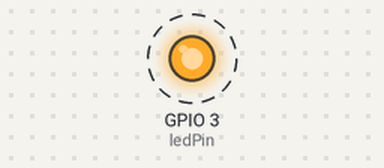
Simulated run of this program. Board: ESP32 board running MicroPython. On the bench: output pins drawn as LEDs (lit = HIGH). Dashed ring = blinking.

Above: at 0.2 s.
Timing chart, 0 to 3.0 s (numbered marks = the images above):
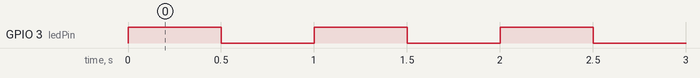

Measured:
- by itself, GPIO 3 (ledPin): alternates HIGH for 0.50 s and LOW for 0.50 s

The program:

_0101_LED_blink.py
```python
from machine import Pin
import time

ledPin = Pin(3, Pin.OUT)  # 3:ConnectorA 4:ConnectorB 10:Builtin

while True:
    ledPin.on()  # LED ON
    time.sleep(0.5)  # 0.5 seconds
    ledPin.off()  # LED OFF
    time.sleep(0.5)  # 0.5 seconds
```
